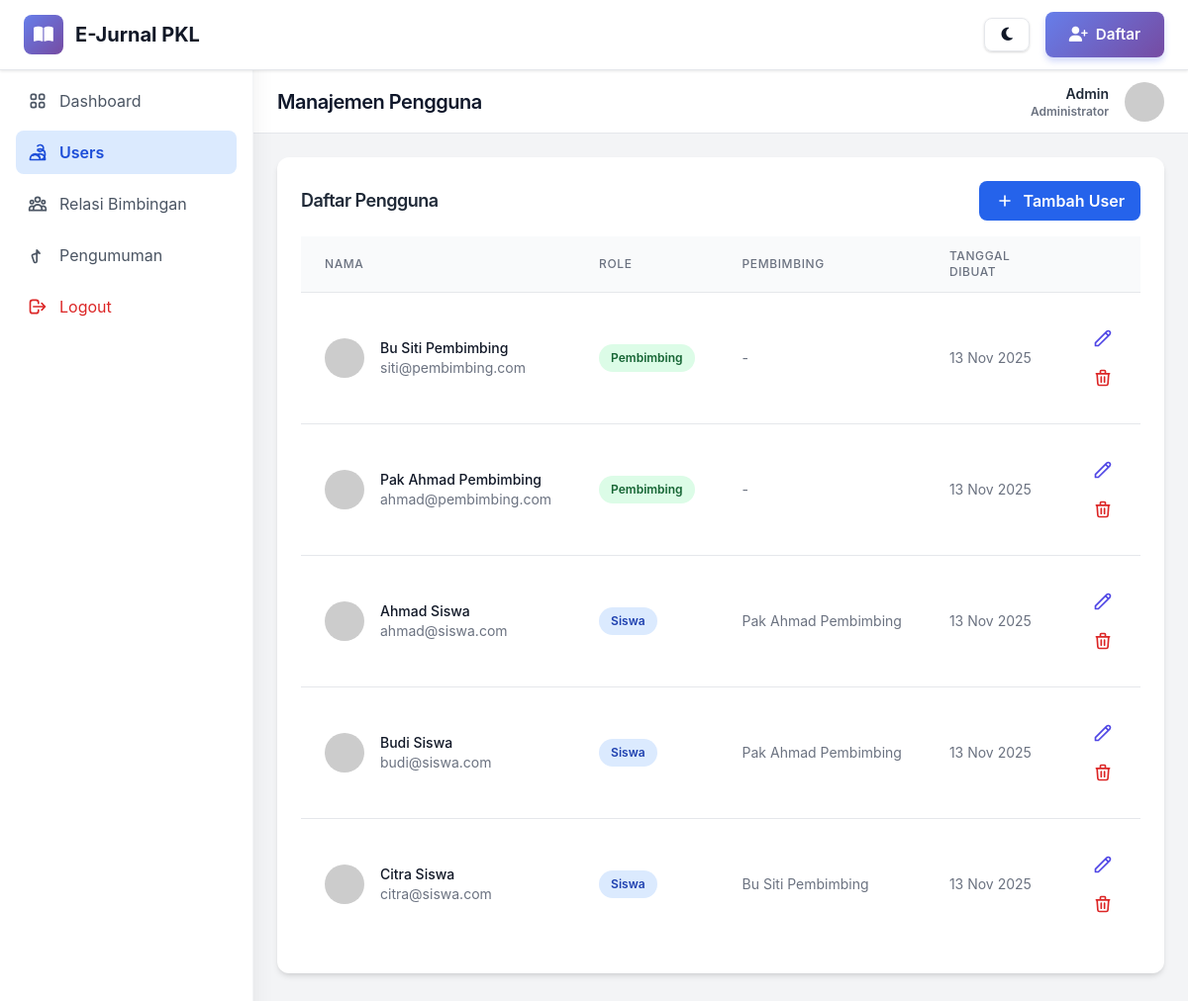
Page /public/admin/users_manage.php (signed in) on the committed database.
### tables this page shows
CREATE TABLE users (
    id INT AUTO_INCREMENT PRIMARY KEY,
    nama_lengkap VARCHAR(255) NOT NULL,
    email VARCHAR(255) UNIQUE NOT NULL,
    password VARCHAR(255) NOT NULL,
    role ENUM('admin', 'pembimbing', 'siswa') NOT NULL,
    created_at TIMESTAMP DEFAULT CURRENT_TIMESTAMP
);

### public/admin/users_manage.php (the view, shortened to what this page needs)
<?php
include '../../app/_config/database.php';
include '../../templates/header.php';
$current_user_id = $_SESSION['user_id'];
$sql = "SELECT u.*, (
    SELECT p.nama_lengkap FROM users p
    JOIN relasi_bimbingan r ON p.id = r.id_pembimbing
    WHERE r.id_siswa = u.id LIMIT 1
) AS pembimbing_name
FROM users u
WHERE u.id != ?
ORDER BY u.role, u.nama_lengkap";
$stmt = $pdo->prepare($sql);
$stmt->execute([$current_user_id]);
$users = $stmt->fetchAll(PDO::FETCH_ASSOC);
$user_name = $_SESSION['user_nama'] ?? 'Admin';
?>
<div class="min-h-screen bg-gray-100">
    <aside class="fixed inset-y-0 left-0 z-20 w-64 bg-white shadow-xl border-r border-gray-100 flex-col hidden sm:flex">
        <div class="flex h-16 items-center justify-center border-b border-gray-200">
            <a href="index.php" class="flex items-center gap-2 font-bold text-lg bg-gradient-to-r from-blue-600 to-indigo-600 bg-clip-text text-transparent">
                <div class="p-2 rounded-lg bg-gradient-to-br from-blue-600 to-indigo-600 text-white">
                </div>
                <span>E-Jurnal</span>
            </a>
        </div>
        <nav class="flex-1 p-4 space-y-2">
            <a href="index.php" class="flex items-center gap-3 rounded-lg px-3 py-2.5 text-gray-600 hover:bg-gray-100 hover:text-gray-900 transition-all duration-200">
                Dashboard
            </a>
            <a href="users_manage.php" class="flex items-center gap-3 rounded-lg bg-blue-100 text-blue-700 px-3 py-2.5 font-semibold">
                 <svg class="h-5 w-5" fill="none" viewBox="0 0 24 24" stroke="currentColor"><path stroke-linecap="round" stroke-linejoin="round" stroke-width="2" d="M12 4.354a4 4 0 110 5.292M15 21H3v-1a6 6 0 0112 0v1zm0 0h6v-1a6 6 0 00-9-5.197M15 21a6 6 0 00-9-5.197M15 21a6 6 0 006-6v-1a6 6 0 00-9-5.197" /></svg>
                Users
            </a>
            <a href="manage_relasi.php" class="flex items-center gap-3 rounded-lg px-3 py-2.5 text-gray-600 hover:bg-gray-100 hover:text-gray-900 transition-all duration-200">
                Relasi Bimbingan
            </a>
            <a href="pengumuman_manage.php" class="flex items-center gap-3 rounded-lg px-3 py-2.5 text-gray-600 hover:bg-gray-100 hover:text-gray-900 transition-all duration-200">
                <svg class="h-5 w-5" fill="none" viewBox="0 0 24 24" stroke="currentColor"><path stroke-linecap="round" stroke-linejoin="round" stroke-width="2" d="M11 5.882V19.24a1.76 1.76 0 01-3.417.592l-2.144-6.363a1.76 1.76 0 01.592-2.145l6.364-2.144a1.76 1.76 0 012.144.592z" /></svg>
                Pengumuman
            </a>
            <a href="../logout.php" class="flex items-center gap-3 rounded-lg px-3 py-2.5 text-red-600 hover:bg-red-50 mt-auto transition-all duration-200">
                <svg class="h-5 w-5" fill="none" viewBox="0 0 24 24" stroke="currentColor"><path stroke-linecap="round" stroke-linejoin="round" stroke-width="2" d="M17 16l4-4m0 0l-4-4m4 4H7m6 4v1a3 3 0 01-3 3H6a3 3 0 01-3-3V7a3 3 0 013-3h4a3 3 0 013 3v1" /></svg>
                Logout
            </a>
        </nav>
    </aside>
    <div class="flex flex-col sm:ml-64">
        <header class="sticky top-0 z-10 flex h-16 items-center justify-between border-b bg-white px-6">
            <h1 class="text-xl font-semibold">Manajemen Pengguna</h1>
             <div class="flex items-center gap-4">
                <div class="font-semibold text-right">
                    <div class="text-sm text-gray-800"><?php echo htmlspecialchars($user_name); ?></div>
                    <div class="text-xs text-gray-500">Administrator</div>
                </div>
                <img class="h-10 w-10 rounded-full object-cover" src="https://ui-avatars.com/api/?name=<?php echo urlencode($user_name); ?>&background=random&color=fff" alt="User Avatar">
            </div>
        </header>
        <main class="flex-1 p-6 space-y-6">
            <div class="bg-white p-6 rounded-xl shadow-md">
                <div class="flex justify-between items-center mb-4">
                    <h3 class="font-semibold text-gray-800 text-lg">Daftar Pengguna</h3>
                    <a href="add_user.php" class="bg-blue-600 text-white font-semibold py-2 px-4 rounded-lg hover:bg-blue-700 transition-all flex items-center gap-2">
                        <svg class="h-5 w-5" fill="none" viewBox="0 0 24 24" stroke="currentColor"><path stroke-linecap="round" stroke-linejoin="round" stroke-width="2" d="M12 6v6m0 0v6m0-6h6m-6 0H6" /></svg>
                        <span>Tambah User</span>
                    </a>
                </div>
                <div class="overflow-x-auto">
                    <table class="min-w-full divide-y divide-gray-200">
                        <thead class="bg-gray-50">
                            <tr>
                                <th scope="col" class="px-6 py-3 text-left text-xs font-medium text-gray-500 uppercase tracking-wider">Nama</th>
                                <th scope="col" class="px-6 py-3 text-left text-xs font-medium text-gray-500 uppercase tracking-wider">Role</th>
                                <th scope="col" class="px-6 py-3 text-left text-xs font-medium text-gray-500 uppercase tracking-wider">Pembimbing</th>
                                <th scope="col" class="px-6 py-3 text-left text-xs font-medium text-gray-500 uppercase tracking-wider">Tanggal Dibuat</th>
                                <th scope="col" class="relative px-6 py-3"><span class="sr-only">Aksi</span></th>
                            </tr>
                        </thead>
                        <tbody class="bg-white divide-y divide-gray-200">
                            <?php if (empty($users)): ?>
                                <tr><td colspan="4" class="px-6 py-12 text-center text-gray-500">Tidak ada pengguna yang terdaftar.</td></tr>
                            <?php else: ?>
                                <?php foreach ($users as $user): ?>
                                    <tr>
                                        <td class="px-6 py-4 whitespace-nowrap">
                                            <div class="flex items-center">
                                                <div class="flex-shrink-0 h-10 w-10">
                                                    <img class="h-10 w-10 rounded-full object-cover" src="https://ui-avatars.com/api/?name=<?php echo urlencode($user['nama_lengkap']); ?>&background=random&color=fff" alt="Avatar">
                                                </div>
                                                <div class="ml-4">
                                                    <div class="text-sm font-medium text-gray-900"><?php echo htmlspecialchars($user['nama_lengkap']); ?></div>
                                                    <div class="text-sm text-gray-500"><?php echo htmlspecialchars($user['email']); ?></div>
                                                </div>
                                            </div>
                                        </td>
                                        <td class="px-6 py-4 whitespace-nowrap">
                                            <span class="px-3 py-1 inline-flex text-xs leading-5 font-semibold rounded-full <?php echo $user['role'] === 'siswa' ? 'bg-blue-100 text-blue-800' : 'bg-green-100 text-green-800'; ?>">
                                                <?php echo ucfirst(htmlspecialchars($user['role'])); ?>
                                            </span>
                                        </td>
                                        <td class="px-6 py-4 whitespace-nowrap text-sm text-gray-500">
                                            <?php echo $user['pembimbing_name'] ? htmlspecialchars($user['pembimbing_name']) : '-'; ?>
                                        </td>
                                        <td class="px-6 py-4 whitespace-nowrap text-sm text-gray-500">
                                            <?php echo date('d M Y', strtotime($user['created_at'])); ?>
                                        </td>
                                        <td class="px-6 py-4 whitespace-nowrap text-right text-sm font-medium space-x-2">
                                            <a href="edit_user.php?id=<?php echo $user['id']; ?>" class="text-indigo-600 hover:text-indigo-900 p-2 hover:bg-gray-100 rounded-full transition-all">
                                                 <svg class="h-5 w-5" fill="none" viewBox="0 0 24 24" stroke="currentColor"><path stroke-linecap="round" stroke-linejoin="round" stroke-width="2" d="M15.232 5.232l3.536 3.536m-2.036-5.036a2.5 2.5 0 113.536 3.536L6.5 21.036H3v-3.5L15.232 5.232z" /></svg>
                                            </a>
                                            <a href="../../app/_logic/delete_user.php?id=<?php echo $user['id']; ?>" class="text-red-600 hover:text-red-900 p-2 hover:bg-gray-100 rounded-full transition-all" onclick="return confirm('Anda yakin ingin menghapus pengguna ini? Tindakan ini tidak dapat diurungkan.')">
                                                 <svg class="h-5 w-5" fill="none" viewBox="0 0 24 24" stroke="currentColor"><path stroke-linecap="round" stroke-linejoin="round" stroke-width="2" d="M19 7l-.867 12.142A2 2 0 0116.138 21H7.862a2 2 0 01-1.995-1.858L5 7m5 4v6m4-6v6m1-10V4a1 1 0 00-1-1h-4a1 1 0 00-1 1v3M4 7h16" /></svg>
                                            </a>
                                        </td>
                                    </tr>
                                <?php endforeach; ?>
                            <?php endif; ?>
                        </tbody>
                    </table>
                </div>
            </div>
        </main>
    </div>
</div>
<?php include '../../templates/footer.php'; ?>

### public/assets/css/premium.css (style rules this page uses)
:root { --gradient-primary: linear-gradient(135deg, #667eea 0%, #764ba2 100%); --gradient-primary-alt: linear-gradient(135deg, #5568d3 0%, #6b3fa1 100%); --gradient-secondary: linear-gradient(135deg, #f093fb 0%, #f5576c 100%); --gradient-success: linear-gradient(135deg, #10b981 0%, #059669 100%); --gradient-warning: linear-gradient(135deg, #f59e0b 0%, #d97706 100%); --gradient-danger: linear-gradient(135deg, #ef4444 0%, #dc2626 100%); --gradient-info: linear-gradient(135deg, #3b82f6 0%, #1e40af 100%); --primary: #667eea; --primary-dark: #5568d3; --primary-light: #8b9eed; --secondary: #764ba2; --success: #10b981; --success-dark: #059669; --warning: #f59e0b; --danger: #ef4444; --info: #3b82f6; --gray-50: #f9fafb; --gray-100: #f3f4f6; --gray-200: #e5e7eb; --gray-300: #d1d5db; --gray-400: #9ca3af; --gray-500: #6b7280; --gray-600: #4b5563; --gray-700: #374151; --gray-800: #1f2937; --gray-900: #111827; --shadow-xs: 0 1px 2px 0 rgba(0, 0, 0, 0.05); --shadow-sm: 0 1px 3px 0 rgba(0, 0, 0, 0.1), 0 1px 2px 0 rgba(0, 0, 0, 0.06); --shadow-md: 0 4px 6px -1px rgba(0, 0, 0, 0.1), 0 2px 4px -1px rgba(0, 0, 0, 0.06); --shadow-lg: 0 10px 15px -3px rgba(0, 0, 0, 0.1), 0 4px 6px -2px rgba(0, 0, 0, 0.05); --shadow-xl: 0 20px 25px -5px rgba(0, 0, 0, 0.1), 0 10px 10px -5px rgba(0, 0, 0, 0.04); --shadow-2xl: 0 25px 50px -12px rgba(0, 0, 0, 0.25); --backdrop-blur: blur(8px); --z-dropdown: 1000; --z-sticky: 1020; --z-fixed: 1030; --z-modal-backdrop: 1040; --z-modal: 1050; --z-popover: 1060; --z-tooltip: 1070; }
* { transition-property: background-color, border-color, color, fill, stroke, opacity, box-shadow, transform, filter, backdrop-filter; transition-timing-function: cubic-bezier(0.4, 0, 0.2, 1); transition-duration: 150ms; }
html { scroll-behavior: smooth; scroll-padding-top: 80px; }
body { font-family: -apple-system, BlinkMacSystemFont, 'Segoe UI', 'Helvetica Neue', sans-serif; background: linear-gradient(135deg, var(--gray-50) 0%, var(--gray-100) 100%); color: var(--gray-900); line-height: 1.6; }
h1, h2, h3, h4, h5, h6 { font-weight: 700; line-height: 1.2; letter-spacing: -0.5px; }
h3 { font-size: 1.5rem; }
a { color: var(--primary); text-decoration: none; transition: all 150ms cubic-bezier(0.4, 0, 0.2, 1); }

### public/assets/css/modern.css (style rules this page uses)
:root { --primary: #667eea; --primary-dark: #5568d3; --secondary: #764ba2; --success: #10b981; --warning: #f59e0b; --danger: #ef4444; --info: #3b82f6; }
* { transition-property: background-color, border-color, color, fill, stroke, opacity, box-shadow, transform, filter, backdrop-filter; transition-timing-function: cubic-bezier(0.4, 0, 0.2, 1); transition-duration: 150ms; }
html { scroll-behavior: smooth; }
body { font-family: -apple-system, BlinkMacSystemFont, 'Segoe UI', Roboto, 'Helvetica Neue', Arial, sans-serif; }
table tbody tr { @apply hover:bg-gray-50 transition-colors; }
table th { @apply bg-gradient-to-r from-gray-50 to-gray-100 border-b-2 border-gray-200; }
a { @apply no-underline; }

### templates/header.php (style rules this page uses)
:root { --primary: #667eea; --primary-dark: #5568d3; --secondary: #764ba2; --success: #10b981; --warning: #f59e0b; --danger: #ef4444; }
* { transition-property: background-color, border-color, color, fill, stroke, opacity, box-shadow, transform, filter, backdrop-filter; transition-timing-function: cubic-bezier(0.4, 0, 0.2, 1); transition-duration: 150ms; }
body { font-family: -apple-system, BlinkMacSystemFont, 'Segoe UI', Roboto, 'Helvetica Neue', Arial, sans-serif; }

### rows in the picture
users: nama_lengkap "Bu Siti Pembimbing", email "siti@pembimbing.com", role "Pembimbing", created_at "13 Nov 2025"
users: nama_lengkap "Pak Ahmad Pembimbing", email "ahmad@pembimbing.com", role "Pembimbing", created_at "13 Nov 2025"
users: nama_lengkap "Ahmad Siswa", email "ahmad@siswa.com", role "Siswa", pembimbing_name "Pak Ahmad Pembimbing", created_at "13 Nov 2025"
users: nama_lengkap "Budi Siswa", email "budi@siswa.com", role "Siswa", pembimbing_name "Pak Ahmad Pembimbing", created_at "13 Nov 2025"
users: nama_lengkap "Citra Siswa", email "citra@siswa.com", role "Siswa", pembimbing_name "Bu Siti Pembimbing", created_at "13 Nov 2025"

### other values in the picture
$user_name "Admin"
